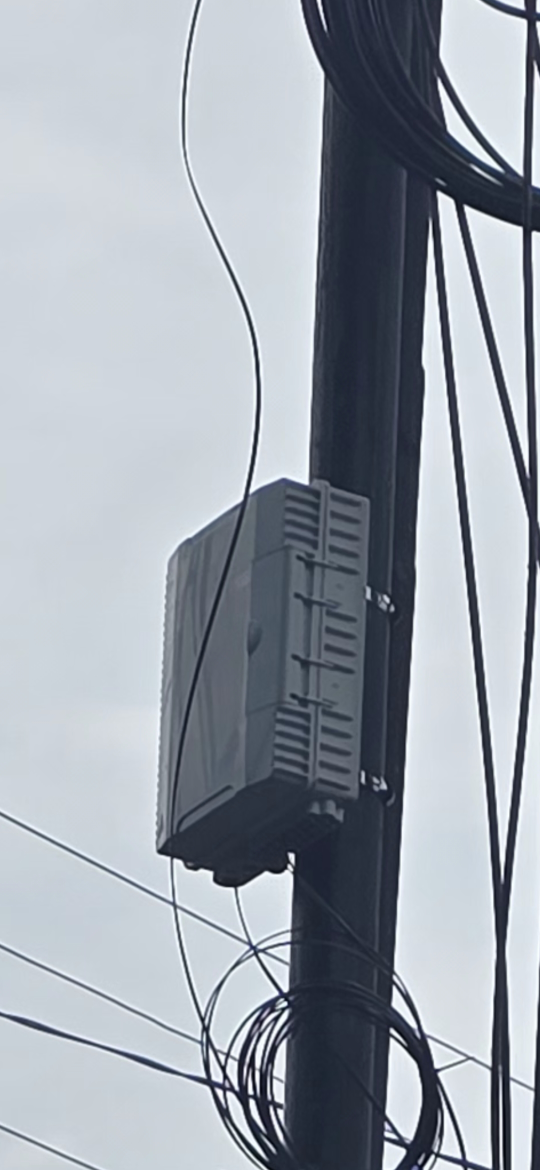
#> input picture public/images/foto jalur FO/Alun alun lama to kecamatan ungaran barat/Isp/10 isp alun alun lama to kecamatan ungaran barat.jpg, 1080 x 2340 px (shown at 1/2 size)
$ python -i optimize-images.py   (imports and definitions only)
#> lines starting #> are read from the running program, lines starting #| are printed output that depends on the picture
#!/usr/bin/env python3
"""
Convert public/images/*.png to WebP inside a byte budget.

WHY THIS EXISTS.

public/images/ shipped 2.7MB of raw PNG: a 588KB regency crest that is never
drawn larger than 80 CSS pixels, and two illustrations totalling 2.1MB that are
cropped into a 676x288 box. The crest alone was heavier than the entire
JavaScript bundle for the page that renders it.

The redesign budget for the procedural landing visuals is taken from here: the
new hero costs roughly 20KB of code plus a 31KB boundary polygon, which is paid
for several times over by this conversion. That is the whole reason it is a
prerequisite and not a nice-to-have.

WHY A SCRIPT RATHER THAN A ONE-OFF.

So the numbers in docs/REDESIGN_PLAN.md can be reproduced, and so the next
person to add an illustration has an obvious place to add it. It uses Pillow,
which the toolchain already has, rather than adding sharp or vite-imagetools to
package.json for three files that change once a year.

USAGE
    python scripts/optimize-images.py          # convert, keep originals
    python scripts/optimize-images.py --prune  # convert and delete the PNGs

The originals are committed, so --prune is recoverable with
    git checkout HEAD -- public/images/
"""

import argparse
import pathlib
import sys

try:
    from PIL import Image
except ImportError:
    sys.exit("Pillow is required:  pip install Pillow")

ROOT = pathlib.Path(__file__).resolve().parent.parent
IMAGES = ROOT / "public" / "images"

# (source, max width, byte budget, note)
#
# Width is 2x the largest CSS size the asset is ever drawn at, which is the
# point past which more pixels are invisible on any display. The crest reaches
# 80px in MyMessages/Index.tsx and 24-64px everywhere else.
#
# Only the crest is left. The two hero illustrations this script originally
# converted are gone outright: /data-tower and /data-fo draw their hero art as
# inline SVG now (Components/HeroIsoArt.tsx), so there is no raster left to
# optimise. Add an entry here if a real illustration ever arrives.
TARGETS = [
    ("kab-smg-logo.png", 320, 30_000, "regency crest, drawn at 24-80px"),
]


# [23 lines left out: function convert, not called in this run]


def build_icons(source: pathlib.Path) -> None:
    """
    Regenerate favicon.ico and the home-screen icon from the regency crest.

    public/favicon.ico shipped as a 0-byte file, so every page served an empty
    icon and every browser fell back to a generic one.

    Only 16/32/48 go into the .ico: those are the frames a browser actually
    pulls from one. Including 128 and 256 as well produced an 82KB icon, most of
    it frames nothing requests.

    The home-screen icon has to be PNG — Safari ignores WebP there — so it is
    quantised to a 256-colour palette instead, which a flat crest survives
    without visible loss.
    """
    im = Image.open(source).convert("RGBA")

    # Square canvas: an .ico frame is square, and a non-square source pasted
    # into one is stretched rather than letterboxed.
    side = max(im.size)
#> side = 2340
    canvas = Image.new("RGBA", (side, side), (0, 0, 0, 0))
#> canvas: PIL image 2340x2340 RGBA; every value is 0
    canvas.paste(im, ((side - im.width) // 2, (side - im.height) // 2), im)
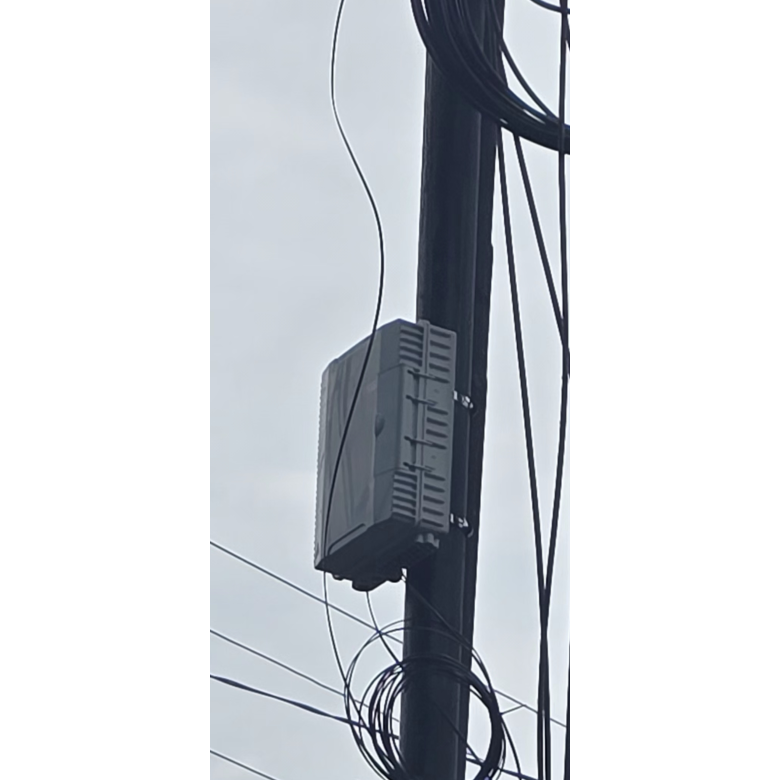
#> canvas: PIL image 2340x2340 RGBA (shown at 1/3 size); mean R, G, B, A 71.8, 75, 79.2, 117.7; transparent parts drawn white

    ico = ROOT / "public" / "favicon.ico"
    canvas.save(ico, sizes=[(16, 16), (32, 32), (48, 48)])
    print(f"  ok     favicon.ico            {ico.stat().st_size / 1024:7.1f}KB  (16/32/48)")

    touch = IMAGES / "apple-touch-icon.png"
    canvas.resize((180, 180), Image.LANCZOS).convert("RGB").quantize(
        colors=256, method=Image.MEDIANCUT
    ).save(touch, optimize=True)
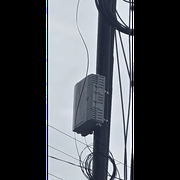
#> saved as apple-touch-icon.png: PIL image 180x180 P; mean R, G, B 75.1, 78.5, 82.9
    print(f"  ok     apple-touch-icon.png   {touch.stat().st_size / 1024:7.1f}KB  (180px)")


# [60 lines left out: function main, not called in this run]


# [2 lines not run here, left out]

>>> result = build_icons('../public/images/foto jalur FO/Alun alun lama to kecamatan ungaran barat/Isp/10 isp alun alun lama to kecamatan ungaran barat.jpg')

$ run again, on public/images/foto jalur FO/Depan Alfamat undaris - rsud/Tiang/2 tiang.jpg
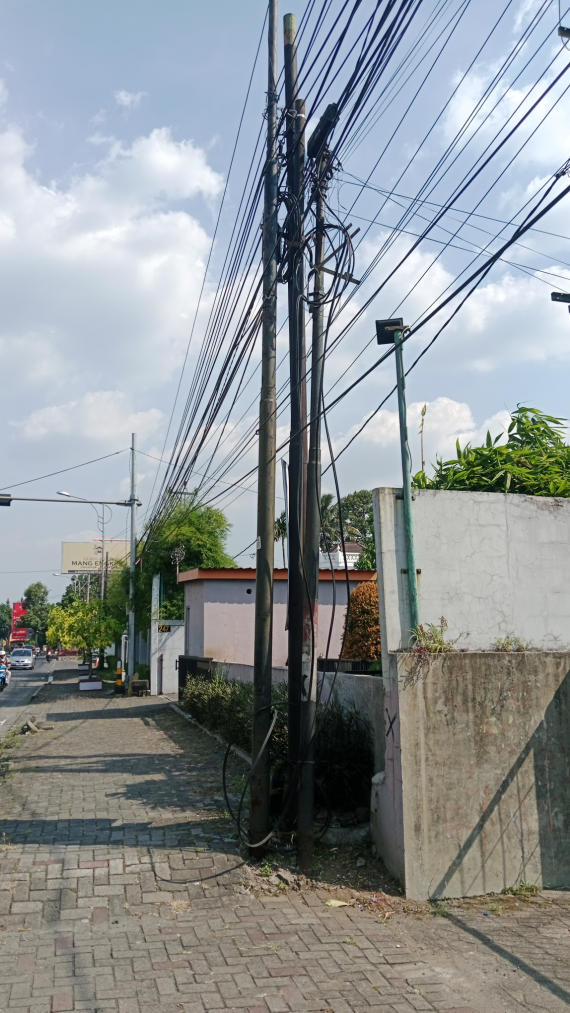
#> input picture public/images/foto jalur FO/Depan Alfamat undaris - rsud/Tiang/2 tiang.jpg, 1140 x 2025 px (shown at 1/2 size)
#> in build_icons, `canvas.paste(im, ((side - im.width) // 2, (side - im.height) // 2), im)`:
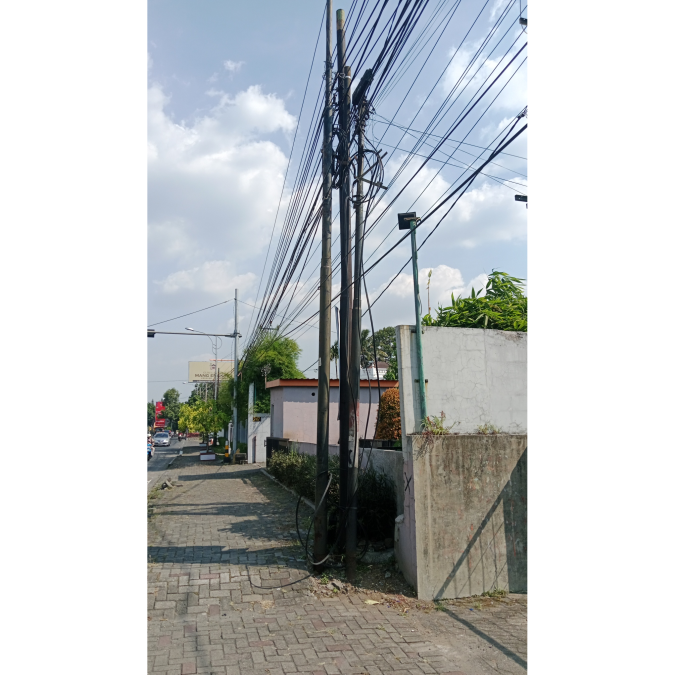
#> canvas: PIL image 2025x2025 RGBA (shown at 1/3 size); mean R, G, B, A 79.3, 82.7, 84, 143.6; transparent parts drawn white
#> in build_icons, `canvas.resize((180, 180), Image.LANCZOS).convert("RGB").quantize( colo..`:
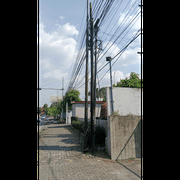
#> saved as apple-touch-icon.png: PIL image 180x180 P; mean R, G, B 81.6, 85, 86.5

$ run again, on public/images/foto jalur FO/Depan Alfamat undaris - rsud/Tiang/3 tiang.jpg
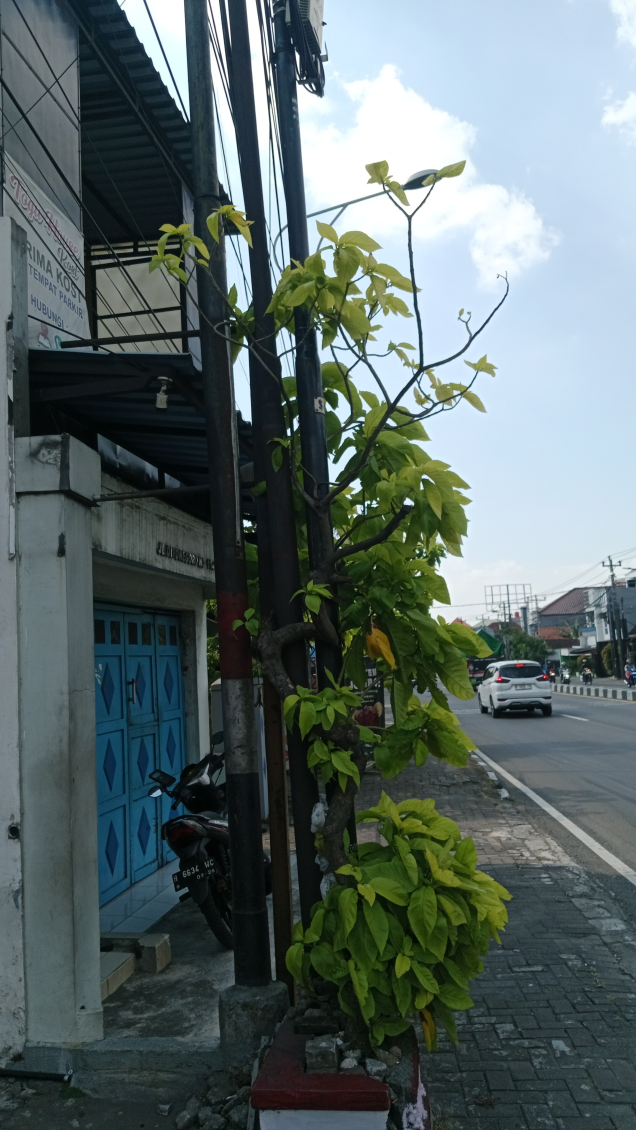
#> input picture public/images/foto jalur FO/Depan Alfamat undaris - rsud/Tiang/3 tiang.jpg, 1272 x 2260 px (shown at 1/2 size)
#> in build_icons, `canvas.paste(im, ((side - im.width) // 2, (side - im.height) // 2), im)`:
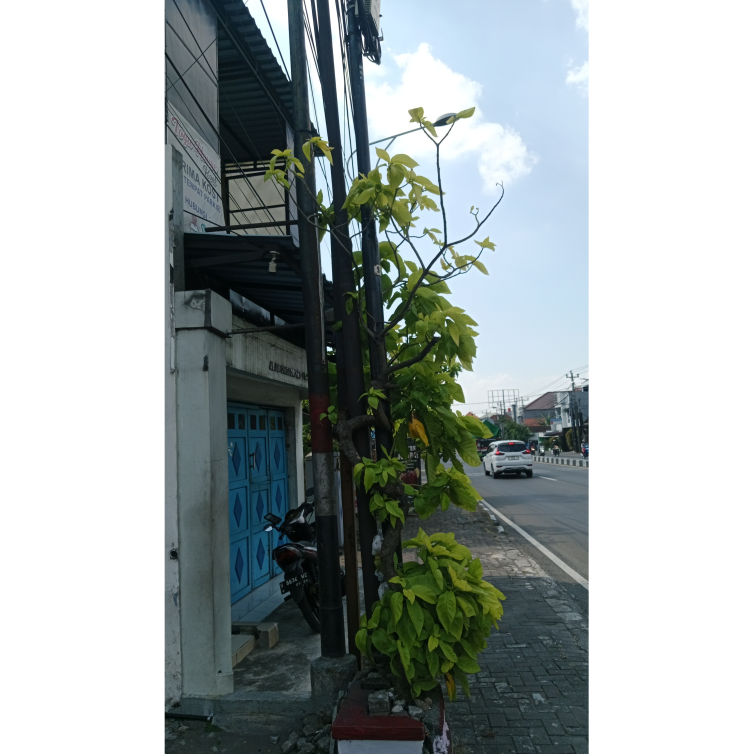
#> canvas: PIL image 2260x2260 RGBA (shown at 1/3 size); mean R, G, B, A 51.3, 59.2, 58.6, 143.5; transparent parts drawn white
#> in build_icons, `canvas.resize((180, 180), Image.LANCZOS).convert("RGB").quantize( colo..`:
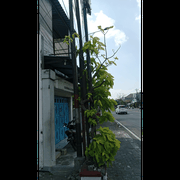
#> saved as apple-touch-icon.png: PIL image 180x180 P; mean R, G, B 53, 61.1, 60.6
